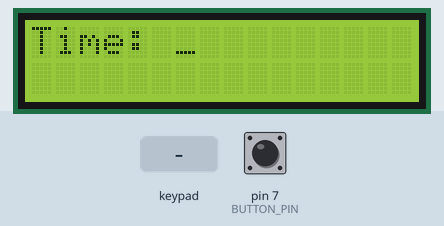
Simulated run of this sketch. Board: Arduino Uno, built with avr-gcc and run on an emulated ATmega328P. Shown: 16×2 character LCD. Inputs (shaded band) come from the test bench; at power-on: pin 7 (BUTTON_PIN) LOW.

Above: at 4.2 s.
4.3 s: keypad keys 3 2 1 0 # pressed 0.4 s apart
At 7.0 s:
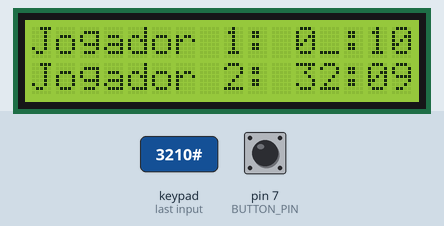
9.3 s: pin 7 (BUTTON_PIN) pulled HIGH for 1 s
At 10.3 s:
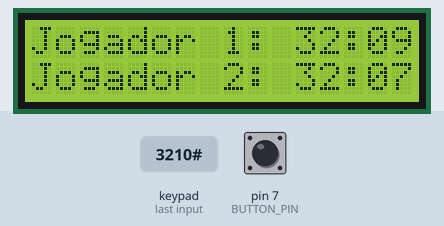
12.0 s: key '1' pressed
At 13.3 s:
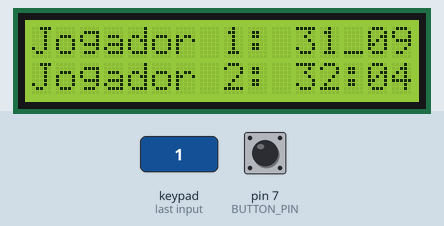
14.0 s: key '2' pressed
At 15.3 s:
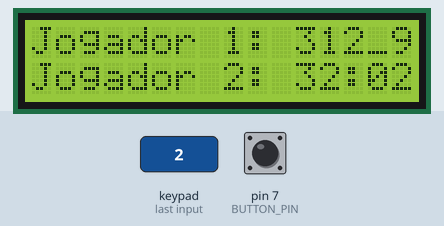
16.0 s: keypad keys 3 2 1 0 pressed 0.4 s apart
At 16.9 s:
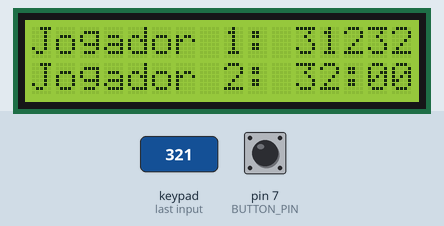
19.1 s: pin 7 (BUTTON_PIN) pulled HIGH for 1 s
At 20.3 s:
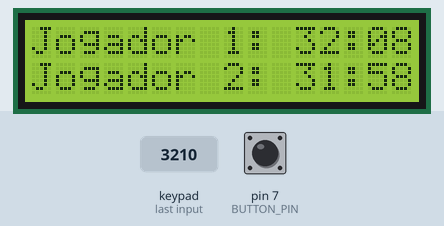
Timing chart, 0 to 22.1 s (numbered marks = the images above; inputs shaded):
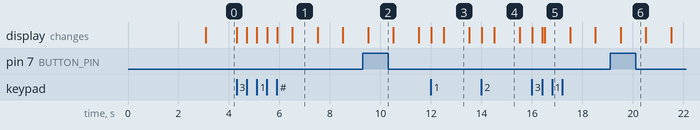

The sketch:

ChessClock.ino
```cpp
#include <Keypad.h>
#include <LiquidCrystal.h>

LiquidCrystal lcd(8, 9, 10, 11, 12, 13);
char keys[4][3] = {
  {'1','2','3'},
  {'4','5','6'},
  {'7','8','9'},
  {'*','0','#'}
};
byte rowPins[4] = {3, 2, 1, 0};
byte colPins[3] = {6, 5, 4};

Keypad keypad = Keypad(makeKeymap(keys), rowPins, colPins, 4, 3);

// Entrada do interruptor (chave)
const byte BUTTON_PIN = 7;
int pos = 0;

bool isStarted = false;
bool isFinished = false;
bool player1Turn = true;

// Times
int minPlayer1 = 0;
int segPlayer1 = 0;
int minPlayer2;
int segPlayer2;
unsigned long time1 = 0;

void printInitial();
void printTime();
void configTime();

void setup(){
  lcd.begin(16, 2);


  lcd.setCursor(3, 0);
  lcd.print("Projeto de");
  lcd.setCursor(0, 1);
  lcd.print("Cronometro Jogos");
  delay(3000);
  lcd.clear();
  lcd.setCursor(0, 0);
  lcd.print("Time: ");
  pos = 6;
  lcd.setCursor(pos, 0);
  lcd.print("_");

  pinMode(BUTTON_PIN, INPUT);
}

void loop(){
  if(isStarted) {
    player1Turn = digitalRead(BUTTON_PIN);
    if(player1Turn) {
      if(segPlayer1 == 0 && minPlayer1 == 0) {
        isFinished = true;
        isStarted = false;
      } else {
        if((millis() - time1) >= 1000) {
          if(segPlayer1 == 0) {
            minPlayer1--;
            segPlayer1 = 60;
          }
          segPlayer1--;
          printTime();
          time1 = millis();
        }
      }
    } else {
      if(segPlayer2 == 0 && minPlayer2 == 0) {
        isFinished = true;
        isStarted = false;
      } else {
        if((millis() - time1) >= 1000) {
          if(segPlayer2 == 0) {
            minPlayer2--;
            segPlayer2 = 60;
          }
          segPlayer2--;
          printTime();
          time1 = millis();
        }
      }
    }
  }
  if(isFinished) {
    lcd.setCursor(0, 1);
    lcd.clear();
    delay(500);
    lcd.setCursor(0, 0);
    if(segPlayer1 == 0 && minPlayer1 == 0) {
      lcd.print("Jogador 1 perdeu");
      lcd.setCursor(0, 1);
      lcd.print("Fraco");
      delay(500);
    }
    else if(segPlayer2 == 0 && minPlayer2 == 0) {
      lcd.print("Jogador 2 perdeu");
      lcd.setCursor(0, 1);
      lcd.print("Fraco");
      delay(500);
    }
  }
  else {
    configTime();
  }
}

void printInitial() {
  lcd.clear();
  lcd.setCursor(0, 0);
  lcd.print("Jogador 1: ");
  if(minPlayer1 < 10) lcd.print("0");
  lcd.print(minPlayer1);
  lcd.print(":");
  if(segPlayer1 < 10) lcd.print("0");
  lcd.print(segPlayer1);

  lcd.setCursor(0, 1);
  lcd.print("Jogador 2: ");
  if(minPlayer2 < 10) lcd.print("0");
  lcd.print(minPlayer2);
  lcd.print(":");
  if(segPlayer2 < 10) lcd.print("0");
  lcd.print(segPlayer2);

  time1 = millis();
}

void printTime() {
  if(player1Turn) {
    lcd.setCursor(11, 0);
    if(minPlayer1 < 10) lcd.print("0");
    lcd.print(minPlayer1);
    lcd.print(":");
    if(segPlayer1 < 10) lcd.print("0");
    lcd.print(segPlayer1);
  }
  else {
    lcd.setCursor(11, 1);
    if(minPlayer2 < 10) lcd.print("0");
    lcd.print(minPlayer2);
    lcd.print(":");
    if(segPlayer2 < 10) lcd.print("0");
    lcd.print(segPlayer2);
  }
}

void configTime() {
  char key = keypad.getKey();
  int n = 0;

  if(key != NO_KEY){
    switch(key) {
    case '1':
      n = 1;
      break;
    case '2':
      n = 2;
      break;
    case '3':
      n = 3;
      break;
    case '4':
      n = 4;
      break;
    case '5':
      n = 5;
      break;
    case '6':
      n = 6;
      break;
    case '7':
      n = 7;
      break;
    case '8':
      n = 8;
      break;
    case '9':
      n = 9;
      break;
    }

    if(pos == 6) {
      minPlayer1 = n * 10;
    }
    else if(pos == 7) {
      minPlayer1 += n;
    }
    else if(pos == 9) {
      segPlayer1 = n * 10;
    }
    else if(pos == 10) {
      segPlayer1 += n;
    }

    lcd.setCursor(pos, 0);
    lcd.print(n);
    pos++;
    if(pos == 8) {
      lcd.print(":");
      pos++;
    }
    if(pos == 11) {
      minPlayer2 = minPlayer1;
      segPlayer2 = segPlayer1;
      isStarted = true;
      printInitial();
    }
    else {
      lcd.print("_");
    }
  }
}
```

ChessClock_Beta.ino
```cpp
/**
  Relogio de Xadrez Beta
  @author: Renato Oliveira, Wesley Egberto
  @data 16/12/2013 a 25/12/2013

#include <Keypad.h>
#include <LiquidCrystal.h>

LiquidCrystal lcd(8, 9, 10, 11, 12, 13);
char keys[4][3] = {
  {'1','2','3'},
  {'4','5','6'},
  {'7','8','9'},
  {'*','0','#'}
};
byte rowPins[4] = {3, 2, 1, 0};
byte colPins[3] = {6, 5, 4};

Keypad keypad = Keypad(makeKeymap(keys), rowPins, colPins, 4, 3);

// Entrada do interruptor (chave)
const byte BUTTON_PIN = 7;
int pos = 0;

bool isStarted = false;
bool isFinished = false;
bool player1Turn = true;

// Times
int minPlayer1 = 0;
int segPlayer1 = 0;
int minPlayer2;
int segPlayer2;
unsigned long time1 = 0;

void printInitial();
void printTime();
void configTime();

void setup(){
  lcd.begin(16, 2);


  lcd.setCursor(3, 0);
  lcd.print("Projeto de");
  lcd.setCursor(0, 1);
  lcd.print("Cronometro Jogos");
  delay(3000);
  lcd.clear();
  lcd.setCursor(0, 0);
  lcd.print("Time: ");
  pos = 6;
  lcd.setCursor(pos, 0);
  lcd.print("_");

  pinMode(BUTTON_PIN, INPUT);
}

void loop(){
  if(isStarted) {
    player1Turn = digitalRead(BUTTON_PIN);
    if(player1Turn) {
      if(segPlayer1 == 0 && minPlayer1 == 0) {
        isFinished = true;
        isStarted = false;
      } else {
        if((millis() - time1) >= 1000) {
          if(segPlayer1 == 0) {
            minPlayer1--;
            segPlayer1 = 60;
          }
          segPlayer1--;
          printTime();
          time1 = millis();
        }
      }
    } else {
      if(segPlayer2 == 0 && minPlayer2 == 0) {
        isFinished = true;
        isStarted = false;
      } else {
        if((millis() - time1) >= 1000) {
          if(segPlayer2 == 0) {
            minPlayer2--;
            segPlayer2 = 60;
          }
          segPlayer2--;
          printTime();
          time1 = millis();
        }
      }
    }
  }
  if(isFinished) {
    lcd.setCursor(0, 1);
    lcd.clear();
    delay(500);
    lcd.setCursor(0, 0);
    if(segPlayer1 == 0 && minPlayer1 == 0) {
      lcd.print("Jogador 1 perdeu");
      lcd.setCursor(0, 1);
      lcd.print("Fraco");
      delay(500);
    }
    else if(segPlayer2 == 0 && minPlayer2 == 0) {
      lcd.print("Jogador 2 perdeu");
      lcd.setCursor(0, 1);
      lcd.print("Fraco");
      delay(500);
    }
  }
  else {
    configTime();
  }
}

void printInitial() {
  lcd.clear();
  lcd.setCursor(0, 0);
  lcd.print("Jogador 1: ");
  if(minPlayer1 < 10) lcd.print("0");
  lcd.print(minPlayer1);
  lcd.print(":");
  if(segPlayer1 < 10) lcd.print("0");
  lcd.print(segPlayer1);

  lcd.setCursor(0, 1);
  lcd.print("Jogador 2: ");
  if(minPlayer2 < 10) lcd.print("0");
  lcd.print(minPlayer2);
  lcd.print(":");
  if(segPlayer2 < 10) lcd.print("0");
  lcd.print(segPlayer2);

  time1 = millis();
}

void printTime() {
  if(player1Turn) {
    lcd.setCursor(11, 0);
    if(minPlayer1 < 10) lcd.print("0");
    lcd.print(minPlayer1);
    lcd.print(":");
    if(segPlayer1 < 10) lcd.print("0");
    lcd.print(segPlayer1);
  }
  else {
    lcd.setCursor(11, 1);
    if(minPlayer2 < 10) lcd.print("0");
    lcd.print(minPlayer2);
    lcd.print(":");
    if(segPlayer2 < 10) lcd.print("0");
    lcd.print(segPlayer2);
  }
}

void configTime() {
  char key = keypad.getKey();
  int n = 0;

  if(key != NO_KEY){
    switch(key) {
    case '1':
      n = 1;
      break;
    case '2':
      n = 2;
      break;
    case '3':
      n = 3;
      break;
    case '4':
      n = 4;
      break;
    case '5':
      n = 5;
      break;
    case '6':
      n = 6;
      break;
    case '7':
      n = 7;
      break;
    case '8':
      n = 8;
      break;
    case '9':
      n = 9;
      break;
    }

    if(pos == 6) {
      minPlayer1 = n * 10;
    }
    else if(pos == 7) {
      minPlayer1 += n;
    }
    else if(pos == 9) {
      segPlayer1 = n * 10;
    }
    else if(pos == 10) {
      segPlayer1 += n;
    }

    lcd.setCursor(pos, 0);
    lcd.print(n);
    pos++;
    if(pos == 8) {
      lcd.print(":");
      pos++;
    }
    if(pos == 11) {
      minPlayer2 = minPlayer1;
      segPlayer2 = segPlayer1;
      isStarted = true;
      printInitial();
    }
    else {
      lcd.print("_");
    }
  }
}

*/
```

Measured:
- after the input at 4.3 s, the display: first changes at once (image 1 shows a later state)
- after the input at 9.3 s, the display: changes after 0.21 s (image 2)
- after the input at 12.0 s, the display: first changes at once (image 3 shows a later state)
- what the display in image 3 shows lasts 1.0 s, from 12.5 s to 13.5 s
